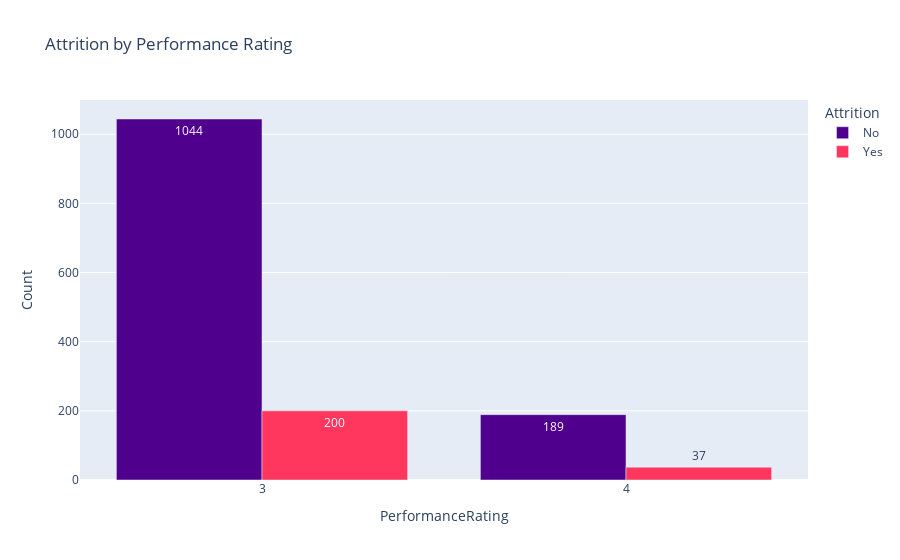

Here is the notebook cell this chart was saved with:
### Markdown cell above
#### Q9 Are we losing our best employees?

### Code cell
perf_attrition_df = sql_query("""
    SELECT PerformanceRating, Attrition, COUNT(EmployeeID) as Count
    FROM employees
    GROUP BY PerformanceRating, Attrition
""")

fig = px.bar(perf_attrition_df,
             x='PerformanceRating',
             y='Count',
             color='Attrition',
             barmode='group',
             title='Attrition by Performance Rating',
             text_auto=True,
             color_discrete_map={'Yes': '#FF375E', 'No': '#4F008C'})
fig.show()

### Figure 1 — Plotly figure (JSON) as saved in the notebook; plotly's stock layout.template omitted (floating-point values rounded to 4 significant figures)
{"data": [{"alignmentgroup": "True", "hovertemplate": "Attrition=No<br>PerformanceRating=%{x}<br>Count=%{y}<extra></extra>", "legendgroup": "No", "marker": {"color": "#4F008C", "pattern": {"shape": ""}}, "name": "No", "offsetgroup": "No", "orientation": "v", "showlegend": true, "textposition": "auto", "texttemplate": "%{y}", "type": "bar", "x": [3, 4], "xaxis": "x", "y": [1044, 189], "yaxis": "y"}, {"alignmentgroup": "True", "hovertemplate": "Attrition=Yes<br>PerformanceRating=%{x}<br>Count=%{y}<extra></extra>", "legendgroup": "Yes", "marker": {"color": "#FF375E", "pattern": {"shape": ""}}, "name": "Yes", "offsetgroup": "Yes", "orientation": "v", "showlegend": true, "textposition": "auto", "texttemplate": "%{y}", "type": "bar", "x": [3, 4], "xaxis": "x", "y": [200, 37], "yaxis": "y"}], "layout": {"barmode": "group", "legend": {"title": {"text": "Attrition"}, "tracegroupgap": 0}, "title": {"text": "Attrition by Performance Rating"}, "xaxis": {"anchor": "y", "domain": [0, 1], "title": {"text": "PerformanceRating"}}, "yaxis": {"anchor": "x", "domain": [0, 1], "title": {"text": "Count"}}}}
